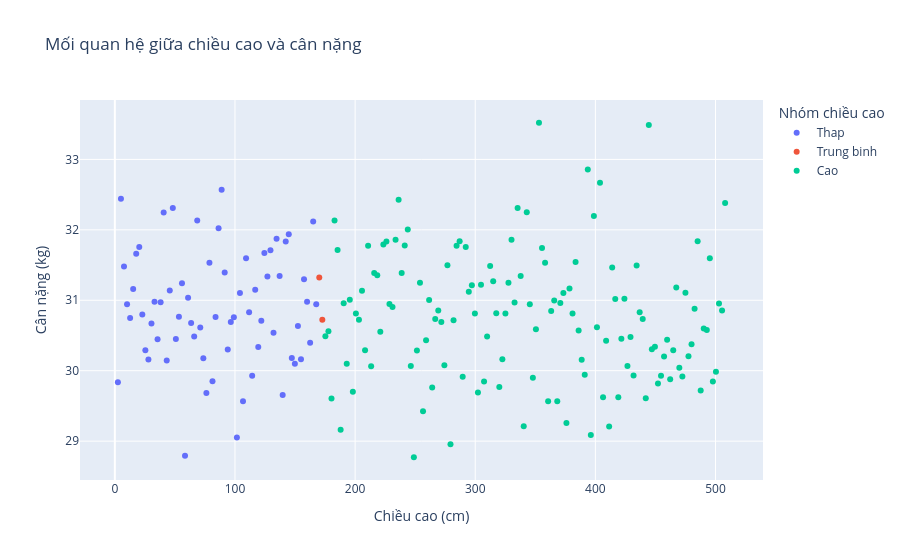

This figure's notebook cell:
### Code cell
import pandas as pd
import numpy as np
import matplotlib.pyplot as plt
import seaborn as sns
df = pd.read_csv(r"E:\lập trình python\200heightsweights.csv")
df = (
    df.rename(columns={
        df.columns[0]: "Height_in",
        df.columns[1]: "Weight_lb"
    })
    .assign(
        Height_in=lambda x: pd.to_numeric(x["Height_in"], errors="coerce"),
        Weight_lb=lambda x: pd.to_numeric(x["Weight_lb"], errors="coerce")
    )
    .assign(
        Height_cm=lambda x: x["Height_in"] * 2.54,
        Weight_kg=lambda x: x["Weight_lb"] * 0.45359237
    )
    .assign(
        Height_cm=lambda x: x["Height_cm"].fillna(x["Height_cm"].mean()),
        Weight_kg=lambda x: x["Weight_kg"].fillna(x["Weight_kg"].mean())
    )
    .assign(
        BMI=lambda x: x["Weight_kg"] / (x["Height_cm"] / 100) ** 2
    )
)

print(df.head())
print("\nSố ô thiếu:")
print(df.isnull().sum())
so_nguoi_thieu_can = (df["BMI"] < 18.5).sum()

print("\n=== BƯỚC 2: SỐ NGƯỜI CÓ BMI < 18.5 ===")
print(so_nguoi_thieu_can)

df["Nhom_chieu_cao"] = pd.cut(
    df["Height_cm"],
    bins=[-np.inf, 170, 175, np.inf],
    labels=["Thap", "Trung binh", "Cao"],
    right=False
)
print(df["Nhom_chieu_cao"].value_counts().sort_index())

ti_le = (
    df.assign(BMI_thap=df["BMI"] < 18.5)
      .groupby("Nhom_chieu_cao", observed=False)["BMI_thap"]
      .mean()
)
print(ti_le)

plt.figure(figsize=(8, 5))

sns.boxplot(
    data=df,
    x="Nhom_chieu_cao",
    y="Weight_kg"
)

plt.title("Phân bố cân nặng theo nhóm chiều cao")
plt.xlabel("Nhóm chiều cao")
plt.ylabel("Cân nặng (kg)")
plt.grid(axis="y", alpha=0.3)

plt.savefig("box.png", dpi=300, bbox_inches="tight")
plt.show()

print("\nĐã lưu biểu đồ vào file box.png")

try:
    import plotly.express as px

    fig = px.scatter(
        df,
        x="Height_cm",
        y="Weight_kg",
        color="Nhom_chieu_cao",
        title="Mối quan hệ giữa chiều cao và cân nặng",
        labels={
            "Height_cm": "Chiều cao (cm)",
            "Weight_kg": "Cân nặng (kg)",
            "Nhom_chieu_cao": "Nhóm chiều cao"
        },
        hover_data=["BMI"]
    )

    fig.show()

except ImportError:
    print("\nChưa cài Plotly. Chạy lệnh: !pip install plotly")

### Figure 1 — Plotly figure (JSON) as saved in the notebook; plotly's stock layout.template omitted (floating-point values rounded to 4 significant figures; data arrays with more than 128 entries replaced by an {"elided": "..."} marker saying what was removed)
{"data": [{"customdata": [[46250.0], [12570.0], [5421.0], [2998.0], [1906.0], [1342.0], [1002.0], [769.1], [589.4], [469.5], [386.3], [330.1], [284.1], [240.8], [213.4], [195.2], [161.7], [149.0], [138.7], [118.0], [108.1], [100.1], [84.37], [83.51], [76.08], [69.9], [68.32], [60.52], [55.62], [51.12], [50.86], [45.18], [43.79], [42.94], [41.21], [37.55], [34.31], [32.94], [31.34], [28.14], [28.68], [25.98], [26.49], [24.68], [22.91], [22.82], [21.29], [20.66], [20.44], [19.43], [18.9], [17.51], [17.59], [16.66], [15.2], [15.73], [15.24], [13.91], [13.4], [13.19], [12.56], [12.62], [12.1], [11.5], [11.78], [11.01]], "hovertemplate": "Nhóm chiều cao=Thap<br>Chiều cao (cm)=%{x}<br>Cân nặng (kg)=%{y}<br>BMI=%{customdata[0]}<extra></extra>", "legendgroup": "Thap", "marker": {"color": "#636efa", "symbol": "circle"}, "mode": "markers", "name": "Thap", "orientation": "v", "showlegend": true, "type": "scatter", "x": [2.54, 5.08, 7.62, 10.16, 12.7, 15.24, 17.78, 20.32, 22.86, 25.4, 27.94, 30.48, 33.02, 35.56, 38.1, 40.64, 43.18, 45.72, 48.26, 50.8, 53.34, 55.88, 58.42, 60.96, 63.5, 66.04, 68.58, 71.12, 73.66, 76.2, 78.74, 81.28, 83.82, 86.36, 88.9, 91.44, 93.98, 96.52, 99.06, 101.6, 104.1, 106.7, 109.2, 111.8, 114.3, 116.8, 119.4, 121.9, 124.5, 127.0, 129.5, 132.1, 134.6, 137.2, 139.7, 142.2, 144.8, 147.3, 149.9, 152.4, 154.9, 157.5, 160.0, 162.6, 165.1, 167.6], "xaxis": "x", "y": [29.84, 32.44, 31.48, 30.94, 30.75, 31.16, 31.66, 31.76, 30.8, 30.29, 30.16, 30.67, 30.98, 30.45, 30.97, 32.25, 30.15, 31.14, 32.31, 30.45, 30.77, 31.24, 28.79, 31.03, 30.68, 30.49, 32.13, 30.61, 30.18, 29.68, 31.53, 29.85, 30.76, 32.02, 32.57, 31.39, 30.3, 30.69, 30.76, 29.05, 31.1, 29.57, 31.6, 30.83, 29.93, 31.15, 30.34, 30.71, 31.67, 31.34, 31.71, 30.54, 31.87, 31.34, 29.66, 31.83, 31.94, 30.18, 30.1, 30.64, 30.16, 31.3, 30.98, 30.4, 32.12, 30.94], "yaxis": "y"}, {"customdata": [[10.82], [10.3]], "hovertemplate": "Nhóm chiều cao=Trung binh<br>Chiều cao (cm)=%{x}<br>Cân nặng (kg)=%{y}<br>BMI=%{customdata[0]}<extra></extra>", "legendgroup": "Trung binh", "marker": {"color": "#EF553B", "symbol": "circle"}, "mode": "markers", "name": "Trung binh", "orientation": "v", "showlegend": true, "type": "scatter", "x": [170.2, 172.7], "xaxis": "x", "y": [31.33, 30.72], "yaxis": "y"}, {"customdata": {"elided": "132x1 float values"}, "hovertemplate": "Nhóm chiều cao=Cao<br>Chiều cao (cm)=%{x}<br>Cân nặng (kg)=%{y}<br>BMI=%{customdata[0]}<extra></extra>", "legendgroup": "Cao", "marker": {"color": "#00cc96", "symbol": "circle"}, "mode": "markers", "name": "Cao", "orientation": "v", "showlegend": true, "type": "scatter", "x": {"elided": "132 float values"}, "xaxis": "x", "y": {"elided": "132 float values"}, "yaxis": "y"}], "layout": {"legend": {"title": {"text": "Nhóm chiều cao"}, "tracegroupgap": 0}, "title": {"text": "Mối quan hệ giữa chiều cao và cân nặng"}, "xaxis": {"anchor": "y", "domain": [0, 1], "title": {"text": "Chiều cao (cm)"}}, "yaxis": {"anchor": "x", "domain": [0, 1], "title": {"text": "Cân nặng (kg)"}}}}
